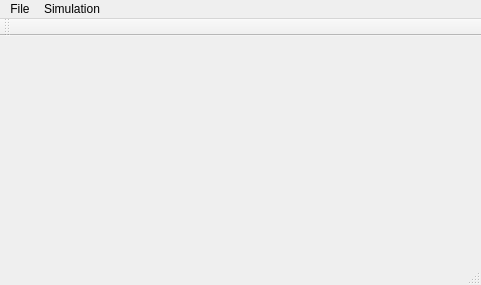
<?xml version="1.0" encoding="UTF-8"?>
<ui version="4.0">
 <class>MainWindow</class>
 <widget class="QMainWindow" name="MainWindow">
  <property name="geometry">
   <rect>
    <x>0</x>
    <y>0</y>
    <width>481</width>
    <height>285</height>
   </rect>
  </property>
  <property name="windowTitle">
   <string>MainWindow</string>
  </property>
  <widget class="QWidget" name="centralWidget"/>
  <widget class="QMenuBar" name="menuBar">
   <property name="geometry">
    <rect>
     <x>0</x>
     <y>0</y>
     <width>481</width>
     <height>27</height>
    </rect>
   </property>
   <widget class="QMenu" name="menu_file">
    <property name="title">
     <string>File</string>
    </property>
   </widget>
   <widget class="QMenu" name="menu_Simulation">
    <property name="title">
     <string>Simulation</string>
    </property>
   </widget>
   <addaction name="menu_file"/>
   <addaction name="menu_Simulation"/>
  </widget>
  <widget class="QToolBar" name="mainToolBar">
   <attribute name="toolBarArea">
    <enum>TopToolBarArea</enum>
   </attribute>
   <attribute name="toolBarBreak">
    <bool>false</bool>
   </attribute>
  </widget>
  <widget class="QStatusBar" name="statusBar"/>
 </widget>
 <layoutdefault spacing="6" margin="11"/>
 <resources/>
 <connections/>
</ui>
